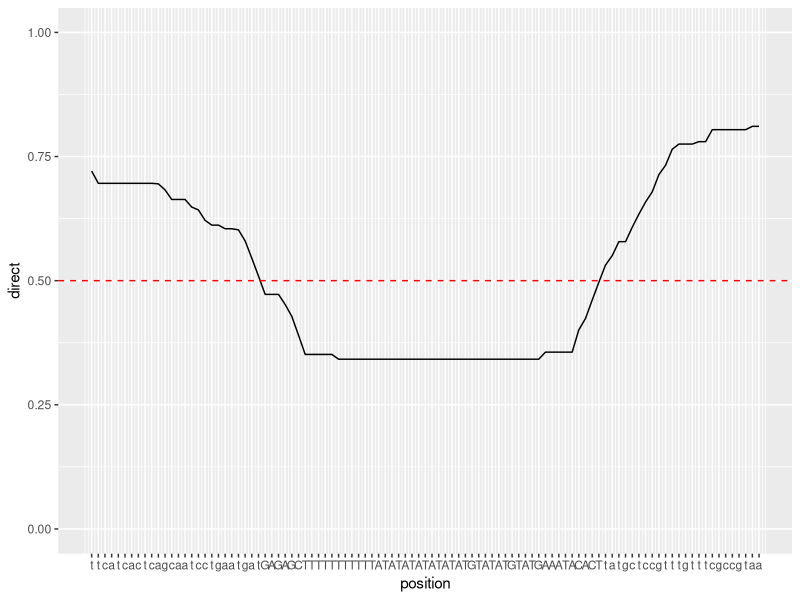

This figure's R source:
## ---- chunk 1
library(tidyverse)
## ---- chunk 2
x <- sample(1:4096, 29, replace=TRUE)
## ---- chunk 3
emax <- function(lseq,word_size) {
  nword = lseq - word_size + 1
  nalpha = 4^word_size
  
  if (nalpha < nword) {
    cov = nword %/% nalpha
    remains = nword %% nalpha   
    f1 = cov/nword
    f2 = (cov+1)/nword
    print(c(nalpha - remains,f1,remains,f2))
    e = -(nalpha - remains) * f1 * log(f1) -  
         remains * f2 * log(f2)
  } else {
    e = log(nword)
  }
  
  e
}
## ---- chunk 4
ec <- function(data,kmer_size) {
  table <- table(data)
  s <- sum(table)
  e <- sum(table * log(table))/s
  ed <- log(s) - e
  
  em <- emax(s+kmer_size-1,kmer_size)
  
  ed/em
}
## ---- chunk 5
ef <- function(data,kmer_size) {
  table <- table(data)
  s <- sum(table)
  f <- table / s
  
  f <- as.numeric(f)
  f <- f[f > 0]
  
  em <- emax(s+kmer_size-1,kmer_size)
  ed <- -sum(f * log(f))
  
  print(c(ed,em,ed/em))
  
  ed/em
}
## ---- chunk 6
okmer <- function(data,kmer_size) {
    str_sub(data,1:(nchar(data)-kmer_size+1)) %>%
    str_sub(1,kmer_size)
}
## ---- chunk 7
# Normalisation circulaire: retourne le plus petit k-mer par rotation circulaire
normalize_circular <- function(kmer) {
  if (nchar(kmer) == 0) return(kmer)

  canonical <- kmer
  n <- nchar(kmer)

  # Tester toutes les rotations circulaires
  for (i in 2:n) {
    rotated <- paste0(str_sub(kmer, i, n), str_sub(kmer, 1, i-1))
    if (rotated < canonical) {
      canonical <- rotated
    }
  }

  canonical
}
## ---- chunk 8
# Fonction totient d'Euler: compte le nombre d'entiers de 1 à n coprimes avec n
euler_totient <- function(n) {
  if (n <= 0) return(0)

  result <- n
  p <- 2

  # Traiter tous les facteurs premiers
  while (p * p <= n) {
    if (n %% p == 0) {
      # Retirer toutes les occurrences de p
      while (n %% p == 0) {
        n <- n %/% p
      }
      # Appliquer la formule: φ(n) = n * (1 - 1/p)
      result <- result - result %/% p
    }
    p <- p + 1
  }

  # Si n est toujours > 1, alors c'est un facteur premier
  if (n > 1) {
    result <- result - result %/% n
  }

  result
}
## ---- chunk 9
# Retourne tous les diviseurs de n
divisors <- function(n) {
  if (n <= 0) return(integer(0))

  divs <- c()
  i <- 1
  while (i * i <= n) {
    if (n %% i == 0) {
      divs <- c(divs, i)
      if (i != n %/% i) {
        divs <- c(divs, n %/% i)
      }
    }
    i <- i + 1
  }

  sort(divs)
}
## ---- chunk 10
# Compte le nombre de colliers (necklaces) distincts de longueur n
# sur un alphabet de taille a en utilisant la formule de Moreau:
# N(n, a) = (1/n) * Σ φ(d) * a^(n/d)
# où la somme est sur tous les diviseurs d de n, et φ est la fonction totient d'Euler
necklace_count <- function(n, alphabet_size) {
  if (n <= 0) return(0)

  divs <- divisors(n)
  sum_val <- 0

  for (d in divs) {
    # Calculer alphabet_size^(n/d)
    power <- alphabet_size^(n %/% d)
    sum_val <- sum_val + euler_totient(d) * power
  }

  sum_val %/% n
}
## ---- chunk 11
# Nombre de classes d'équivalence pour les k-mers normalisés
# Utilise la formule exacte de Moreau pour compter les colliers (necklaces)
n_normalized_kmers <- function(kmer_size) {
  # Valeurs exactes pré-calculées pour k=1 à 6
  if (kmer_size == 1) return(4)
  if (kmer_size == 2) return(10)
  if (kmer_size == 3) return(24)
  if (kmer_size == 4) return(70)
  if (kmer_size == 5) return(208)
  if (kmer_size == 6) return(700)

  # Pour k > 6, utiliser la formule de Moreau (exacte)
  # Alphabet ADN a 4 bases
  necklace_count(kmer_size, 4)
}
## ---- chunk 12
# Entropie maximale pour k-mers normalisés
enmax <- function(lseq, word_size) {
  nword = lseq - word_size + 1
  nalpha = n_normalized_kmers(word_size)

  if (nalpha < nword) {
    cov = nword %/% nalpha
    remains = nword %% nalpha
    f1 = cov/nword
    f2 = (cov+1)/nword
    e = -(nalpha - remains) * f1 * log(f1) -
         remains * f2 * log(f2)
  } else {
    e = log(nword)
  }

  e
}
## ---- chunk 13
# Entropie normalisée avec normalisation circulaire des k-mers
ecn <- function(data, kmer_size) {
  # Normaliser tous les k-mers
  normalized_data <- sapply(data, normalize_circular)

  # Calculer la table des fréquences
  table <- table(normalized_data)
  s <- sum(table)
  e <- sum(table * log(table))/s
  ed <- log(s) - e

  # Entropie maximale avec normalisation
  em <- enmax(s + kmer_size - 1, kmer_size)

  ed/em
}
## ---- chunk 14
k<-'aaaaaaaaaaaaaaaaaaaaaaaaaaaaaaa'
ec(okmer(k,1),1)
ec(okmer(k,2),2)
ec(okmer(k,3),3)
ec(okmer(k,4),4)
## ---- chunk 15
k<-'atatatatatatatatatatatatatatata'
ef(okmer(k,1),1)
ef(okmer(k,2),2)
ef(okmer(k,3),3)
ef(okmer(k,4),4)
## ---- chunk 16
k<-'aaaaaaaaaaaaaaaattttttttttttttt'
ef(okmer(k,1),1)
ef(okmer(k,2),2)
ef(okmer(k,3),3)
ef(okmer(k,4),4)
## ---- chunk 17
k<-'atgatgatgatgatgatgatgatgatgatga'
ef(okmer(k,1),1)
ef(okmer(k,2),2)
ef(okmer(k,3),3)
ef(okmer(k,4),4)
## ---- chunk 18
k<-'atcgatcgatcgatcgatcgatcgatcgact'
ecn(okmer(k,1),1)
ecn(okmer(k,2),2)
ecn(okmer(k,3),3)
ecn(okmer(k,4),4)
## ---- chunk 19
k<-paste(sample(rep(c("a","c","g","t"),8),31),collapse="")
k <- "actatggcaagtcgtaaccgcgcttatcagg"
ecn(okmer(k,1),1)
ecn(okmer(k,2),2)
ecn(okmer(k,3),3)
ecn(okmer(k,4),4)
## ---- chunk 20
k<-'aattaaaaaaacaagataaaataatattttt'
ecn(okmer(k,1),1)
ecn(okmer(k,2),2)
ecn(okmer(k,3),3)
ecn(okmer(k,4),4)
## ---- chunk 21
# Test de la fonction de normalisation
normalize_circular("ca")   # devrait donner "ac"
normalize_circular("tgca") # devrait donner "atgc"
normalize_circular("acgt") # devrait donner "acgt"
## ---- chunk 22
# Comparaison ec vs ecn sur une séquence répétitive
# Les k-mers "atg", "tga", "gat" sont équivalents par rotation
k <- 'atgatgatgatgatgatgatgatgatgatga'
cat("Séquence:", k, "\n")
cat("ec(k,3)  =", ec(okmer(k,3),3), "\n")
cat("ecn(k,3) =", ecn(okmer(k,3),3), "\n")
## ---- chunk 23
# Comparaison sur séquence aléatoire
k <- "actatggcaagtcgtaaccgcgcttatcagg"
cat("Séquence:", k, "\n")
cat("Sans normalisation:\n")
cat("  ec(k,2) =", ec(okmer(k,2),2), "\n")
cat("  ec(k,3) =", ec(okmer(k,3),3), "\n")
cat("  ec(k,4) =", ec(okmer(k,4),4), "\n")
cat("Avec normalisation circulaire:\n")
cat("  ecn(k,2) =", ecn(okmer(k,2),2), "\n")
cat("  ecn(k,3) =", ecn(okmer(k,3),3), "\n")
cat("  ecn(k,4) =", ecn(okmer(k,4),4), "\n")
## ---- chunk 24

sequence <- "ttcatcactcagcaatcctgaatgatGAGAGCTTTTTTTTTTTATATATATATATATGTATATGTATGAAATACACTtatgctccgtttgtttcgccgtaa"
re <- rev(c(0.8108602271901116,0.8108602271901116,0.8041354757148719,0.8041354757148719,0.8041354757148719,0.8041354757148719,0.8041354757148719,0.8041354757148719,0.7800272339058549,0.7800272339058549,0.7751610144606091,0.7751610144606091,0.7751610144606091,0.764858185548322,0.7325526601302021,0.7137620699527615,0.6789199521982864,0.6584536373623372,0.634002687184193,0.6075290415873623,0.5785545803330997,0.5785545803330997,0.5503220289212184,0.5315314387437778,0.4966893209893028,0.46077361820145696,0.42388221293245526,0.4009547969713408,0.3561142883497758,0.3561142883497758,0.3561142883497758,0.3561142883497758,0.3561142883497758,0.3418776106000334,0.3418776106000334,0.3418776106000334,0.3418776106000334,0.3418776106000334,0.3418776106000334,0.3418776106000334,0.3418776106000334,0.3418776106000334,0.3418776106000334,0.3418776106000334,0.3418776106000334,0.3418776106000334,0.3418776106000334,0.3418776106000334,0.3418776106000334,0.3418776106000334,0.3418776106000334,0.3418776106000334,0.3418776106000334,0.3418776106000334,0.3418776106000334,0.3418776106000334,0.3418776106000334,0.3418776106000334,0.3418776106000334,0.3418776106000334,0.3418776106000334,0.3418776106000334,0.3418776106000334,0.3418776106000334,0.35141814451677883,0.35141814451677883,0.35141814451677883,0.35141814451677883,0.35141814451677883,0.390029016052137,0.42781461756157363,0.45192285937059073,0.47238917420654,0.47238917420654,0.47238917420654,0.5092805794755417,0.5451962822633876,0.5800384000178626,0.602395141014297,0.6046146614886381,0.6046146614886381,0.6119084258128231,0.6119084258128231,0.6214217106113492,0.6424704346756562,0.6482381543085467,0.6635191587399633,0.6635191587399633,0.6635191587399633,0.6828444721058894,0.6950205907027562,0.696103322070051,0.696103322070051,0.696103322070051,0.696103322070051,0.696103322070051,0.696103322070051,0.696103322070051,0.696103322070051,0.696103322070051,0.7208976112999935))

di <- c(0.7208976112999935,0.6961033220700509,0.6961033220700509,0.6961033220700509,0.6961033220700509,0.6961033220700509,0.6961033220700509,0.6961033220700509,0.6961033220700509,0.6961033220700509,0.6950205907027562,0.6828444721058894,0.6635191587399633,0.6635191587399633,0.6635191587399633,0.6482381543085467,0.6424704346756562,0.6214217106113492,0.6119084258128231,0.6119084258128231,0.6046146614886382,0.6046146614886382,0.6023951410142971,0.5800384000178627,0.5451962822633876,0.5092805794755418,0.47238917420654003,0.47238917420654003,0.47238917420654003,0.4519228593705908,0.4278146175615737,0.39002901605213713,0.35141814451677894,0.35141814451677894,0.35141814451677894,0.35141814451677894,0.35141814451677883,0.3418776106000333,0.3418776106000333,0.3418776106000333,0.3418776106000333,0.3418776106000333,0.3418776106000333,0.3418776106000333,0.3418776106000333,0.3418776106000333,0.3418776106000333,0.3418776106000333,0.3418776106000333,0.3418776106000333,0.3418776106000333,0.3418776106000333,0.3418776106000333,0.3418776106000333,0.3418776106000333,0.3418776106000333,0.3418776106000333,0.3418776106000333,0.3418776106000333,0.3418776106000333,0.3418776106000333,0.3418776106000333,0.3418776106000333,0.3418776106000333,0.3418776106000333,0.3418776106000333,0.3418776106000333,0.3418776106000333,0.3561142883497762,0.3561142883497762,0.3561142883497762,0.3561142883497762,0.3561142883497762,0.40095479697134073,0.42388221293245526,0.46077361820145696,0.4966893209893028,0.5315314387437778,0.5503220289212184,0.5785545803330997,0.5785545803330997,0.6075290415873625,0.6340026871841933,0.6584536373623374,0.6789199521982866,0.7137620699527616,0.7325526601302023,0.7648581855483221,0.7751610144606093,0.7751610144606093,0.7751610144606093,0.7800272339058549,0.7800272339058549,0.8041354757148721,0.8041354757148721,0.8041354757148721,0.8041354757148721,0.8041354757148721,0.8041354757148721,0.8108602271901116,0.8108602271901116)

ebidir <- tibble(direct=di,reverse=re) %>% 
          mutate(position = 1:length(re),
                 nucleotide = str_sub(sequence,position,position))

ebidir %>%
  ggplot(aes(x=position,y=direct)) +
     geom_line() +
     scale_x_continuous(breaks = ebidir$position, labels = ebidir$nucleotide) +
     ylim(0,1)+
     geom_hline(yintercept=0.5, col = "red", linetype = "dashed")
